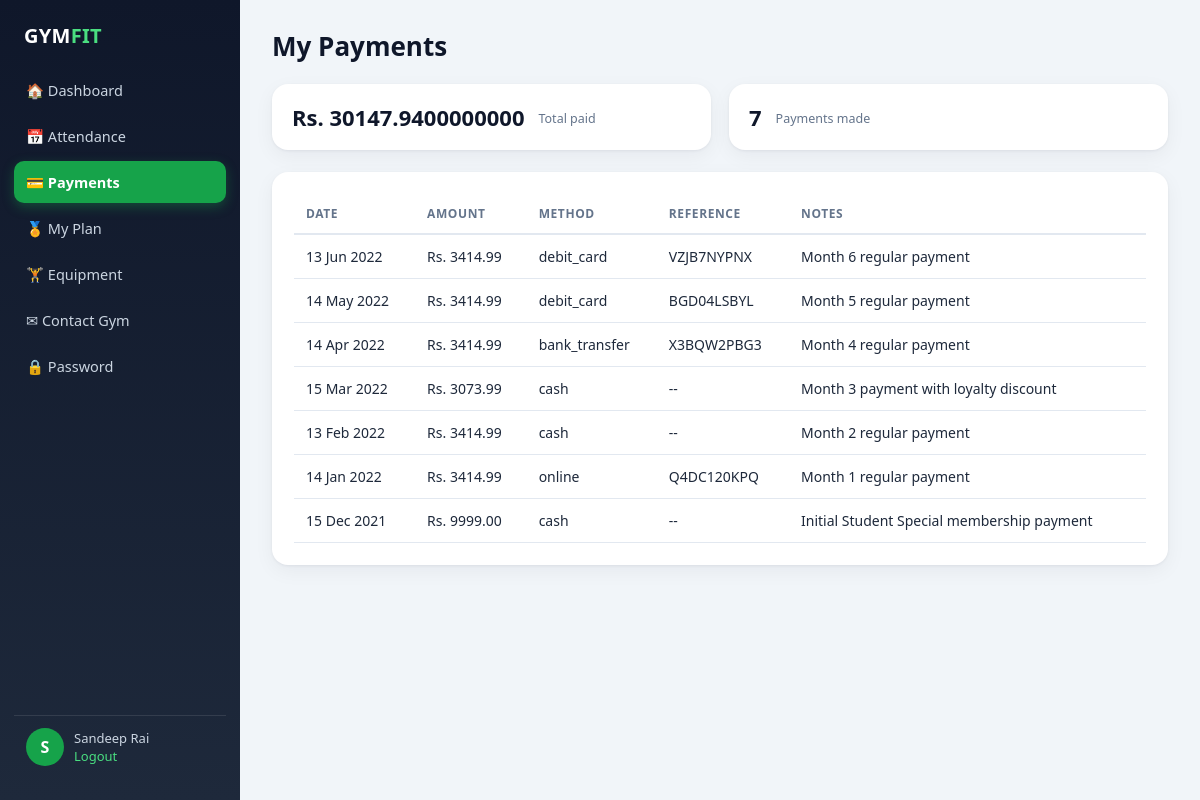
The page /member_payment_history (signed in) on the database its author committed.
### gym/models.py (models this page shows, shortened)
class Member(models.Model):
    user = models.OneToOneField(User, on_delete=models.CASCADE, null=True, blank=True)
    name = models.CharField(max_length=150, null=True)
    contact = models.CharField(max_length=15, null=True)
    email = models.CharField(max_length=50, null=True)
    gender = models.CharField(max_length=10, null=True)
    plan = models.CharField(max_length=100, null=True)
    joindate = models.DateField(null=True)
    initamount = models.CharField(max_length=100, null=True)

class Payment(models.Model):
    member = models.ForeignKey(Member, on_delete=models.CASCADE)
    amount = models.DecimalField(max_digits=10, decimal_places=2)
    payment_date = models.DateField()
    PAYMENT_METHOD_CHOICES = (
        ('cash', 'Cash'),
        ('credit_card', 'Credit Card'),
        ('debit_card', 'Debit Card'),
        ('bank_transfer', 'Bank Transfer'),
        ('online', 'Online Payment'),
    )
    payment_method = models.CharField(max_length=20, choices=PAYMENT_METHOD_CHOICES, default='cash')
    reference_number = models.CharField(max_length=100, null=True, blank=True)
    notes = models.TextField(null=True, blank=True)

### gym/views.py (the view)
# urls.py: path('member_payment_history', member_payment_history, name='member_payment_history'),
def member_payment_history(request):
    member, response = _member_guard(request)
    if response:
        return response
    payments = Payment.objects.filter(member=member).order_by('-payment_date')
    total_paid = payments.aggregate(Sum('amount'))['amount__sum'] or 0
    return render(request, 'member_payments.html', {
        'member': member, 'payments': payments, 'total_paid': total_paid, 'active': 'payments',
    })

### gym/views.py (called while the page is built)
def _get_member(request):
    if not request.user.is_authenticated:
        return None
    return Member.objects.filter(user=request.user).first()

def _member_guard(request):
    if not request.user.is_authenticated or request.user.is_staff:
        return None, redirect('member_login')
    member = _get_member(request)
    if member is None:
        logout(request)
        messages.error(request, 'No member profile is linked to this account. Please contact the gym admin.')
        return None, redirect('member_login')
    return member, None

### gym/templates/member_payments.html (shortened to what this page needs)
{% extends "member_base.html" %}
{% block content %}
<h1>My Payments</h1>
<div class="grid"><div class="stat"><div class="n">Rs. {{ total_paid }}</div><div class="l">Total paid</div></div>
<div class="stat"><div class="n">{{ payments|length }}</div><div class="l">Payments made</div></div></div>
<div class="card">
  {% if payments %}
  <div class="table-scroll"><table>
    <tr><th>Date</th><th>Amount</th><th>Method</th><th>Reference</th><th>Notes</th></tr>
    {% for p in payments %}<tr><td>{{ p.payment_date|date:"d M Y" }}</td><td>Rs. {{ p.amount }}</td><td>{{ p.payment_method }}</td><td>{{ p.reference_number|default:"--" }}</td><td>{{ p.notes|default:"" }}</td></tr>{% endfor %}
  </table></div>
  {% else %}<p class="muted">No payments recorded yet.</p>{% endif %}
</div>
{% endblock %}

### gym/templates/member_base.html (shortened to what this page needs)
<!DOCTYPE html>
<html lang="en">
<head>
</head>
<body>
<aside class="side">
  <div class="logo">GYM<span>FIT</span></div>
  <a class="nav {% if active == 'dashboard' %}on{% endif %}" href="{% url 'member_dashboard' %}">&#127968; Dashboard</a>
  <a class="nav {% if active == 'attendance' %}on{% endif %}" href="{% url 'member_attendance_history' %}">&#128197; Attendance</a>
  <a class="nav {% if active == 'payments' %}on{% endif %}" href="{% url 'member_payment_history' %}">&#128179; Payments</a>
  <a class="nav {% if active == 'plan' %}on{% endif %}" href="{% url 'member_plan_details' %}">&#127941; My Plan</a>
  <a class="nav {% if active == 'equipment' %}on{% endif %}" href="{% url 'member_equipment_list' %}">&#127947; Equipment</a>
  <a class="nav {% if active == 'enquiry' %}on{% endif %}" href="{% url 'member_submit_enquiry' %}">&#9993; Contact Gym</a>
  <a class="nav {% if active == 'password' %}on{% endif %}" href="{% url 'member_change_password' %}">&#128274; Password</a>
  <div class="sp"></div>
  <div class="me"><div class="avatar">{{ member.name|slice:":1"|upper }}</div><div>{{ member.name }}<br><a href="{% url 'logout' %}" style="color:#4ade80;text-decoration:none">Logout</a></div></div>
</aside>
<main class="main">
  {% block content %}{% endblock %}
</main>
</body>
</html>

### gym/templates/member_base.html (style rules this page uses)
:root { --ink:#0f172a;--ink2:#1e293b;--muted:#64748b;--line:#e2e8f0;--bg:#f1f5f9;--card:#fff;--brand:#16a34a;--brand-d:#15803d;--brand-l:#dcfce7;--warn:#f59e0b;--bad:#dc2626 }
* { box-sizing:border-box }
body { margin:0;font-family:"Segoe UI",system-ui,-apple-system,Arial,sans-serif;background:var(--bg);color:var(--ink2);display:flex;min-height:100vh }
a { color:var(--brand-d) }
.side { width:240px;background:linear-gradient(180deg,#0f172a,#1e293b);color:#cbd5e1;padding:22px 14px;position:sticky;top:0;height:100vh;display:flex;flex-direction:column;flex-shrink:0 }
.logo { font-size:20px;font-weight:800;color:#fff;padding:0 10px 20px;letter-spacing:.3px }
.logo span { color:#4ade80 }
.side a.nav { display:flex;align-items:center;gap:12px;color:#cbd5e1;text-decoration:none;padding:11px 12px;border-radius:10px;font-size:14.5px;margin-bottom:4px;transition:.15s }
.side a.nav.on { background:var(--brand);color:#fff;font-weight:600;box-shadow:0 4px 12px rgba(22,163,74,.35) }
.side .sp { flex:1 }
.side .me { display:flex;align-items:center;gap:10px;padding:12px;border-top:1px solid rgba(255,255,255,.1);margin-top:10px;font-size:13px }
.avatar { width:38px;height:38px;border-radius:50%;background:var(--brand);color:#fff;display:flex;align-items:center;justify-content:center;font-weight:700;font-size:16px;flex-shrink:0 }
.main { flex:1;min-width:0;padding:28px 32px }
.main h1 { font-size:26px;margin:0 0 20px;color:var(--ink) }
.card { background:var(--card);border-radius:16px;padding:22px;box-shadow:0 1px 3px rgba(15,23,42,.06),0 6px 20px rgba(15,23,42,.05);margin-bottom:22px }
.grid { display:grid;grid-template-columns:repeat(auto-fit,minmax(210px,1fr));gap:18px;margin-bottom:22px }
.stat { background:var(--card);border-radius:16px;padding:20px;box-shadow:0 1px 3px rgba(15,23,42,.06),0 6px 20px rgba(15,23,42,.05);display:flex;gap:14px;align-items:center }
.stat .n { font-size:22px;font-weight:800;color:var(--ink);line-height:1.2 }
.stat .l { color:var(--muted);font-size:12.5px;margin-top:2px }
.table-scroll { overflow-x:auto }
table { width:100%;border-collapse:collapse;font-size:14px }
th { text-align:left;padding:11px 12px;color:var(--muted);font-size:12px;text-transform:uppercase;letter-spacing:.6px;border-bottom:2px solid var(--line) }
td { padding:12px;border-bottom:1px solid var(--line) }

### rows shown on the page
Member: name "S", name "Sandeep Rai"
Payment: payment_date "13 Jun 2022", amount "3414.99", payment_method "debit_card", reference_number "VZJB7NYPNX", notes "Month 6 regular payment"
Payment: payment_date "14 May 2022", amount "3414.99", payment_method "debit_card", reference_number "BGD04LSBYL", notes "Month 5 regular payment"
Payment: payment_date "14 Apr 2022", amount "3414.99", payment_method "bank_transfer", reference_number "X3BQW2PBG3", notes "Month 4 regular payment"
Payment: payment_date "15 Mar 2022", amount "3073.99", payment_method "cash", reference_number "--", notes "Month 3 payment with loyalty discount"
Payment: payment_date "13 Feb 2022", amount "3414.99", payment_method "cash", reference_number "--", notes "Month 2 regular payment"
Payment: payment_date "14 Jan 2022", amount "3414.99", payment_method "online", reference_number "Q4DC120KPQ", notes "Month 1 regular payment"
Payment: payment_date "15 Dec 2021", amount "9999.00", payment_method "cash", reference_number "--", notes "Initial Student Special membership payment"

### other values the page prints
{{ total_paid }} "30147.9400000000"
{{ payments|length }} "7"
